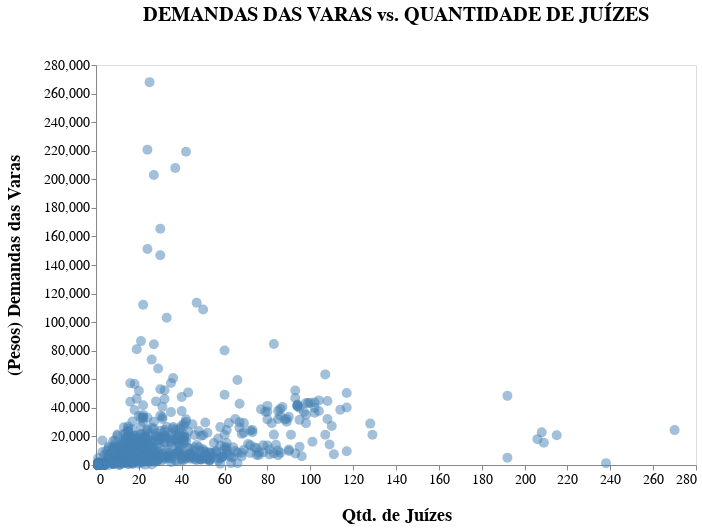

Write notebook code for a chart like this one.
### Code cell
# Gráfico da produtividade das varas vs número de juízes
chart = (
    alt.Chart(df_demanda_vara_x_juize)
    .mark_circle(size=100, opacity=0.5, color="steelblue")
    .encode(
        x=alt.X("Qtd Juizes Antes", title="Qtd. de Juízes",
                axis=alt.Axis(grid=False, titleFontSize=18, titlePadding=20, labelFontSize=14)), 
        y=alt.Y("Demanda", title="(Pesos) Demandas das Varas", 
                axis=alt.Axis(grid=False, titleFontSize=18, titlePadding=20, labelFontSize=14)),
        tooltip=["Qtd Juizes Antes", "Demanda", "Vara"]
    ).properties(
        width=600,
        height=400,
        title={
            "text": "DEMANDAS DAS VARAS vs. QUANTIDADE DE JUÍZES",
            "subtitle": [" "],
            #"anchor": "start", # alinhar à esquerda
            "fontSize": 20,
            "subtitleFontSize": 14,
            "subtitlePadding": 15
        }
    )
)
#chart.save("../../img/grafico.html")
chart

### Figure 1 — Vega-Lite specification as saved in the notebook (floating-point values rounded to 4 significant figures; data arrays with more than 128 entries replaced by an {"elided": "..."} marker saying what was removed)
{"config": {"view": {"continuousWidth": 300, "continuousHeight": 300}}, "data": {"name": "data-a502f58b135c0d317c5567f1a300b585"}, "mark": {"type": "circle", "color": "steelblue", "opacity": 0.5, "size": 100}, "encoding": {"tooltip": [{"field": "Qtd Juizes Antes", "type": "quantitative"}, {"field": "Demanda", "type": "quantitative"}, {"field": "Vara", "type": "nominal"}], "x": {"axis": {"grid": false, "labelFontSize": 14, "titleFontSize": 18, "titlePadding": 20}, "field": "Qtd Juizes Antes", "title": "Qtd. de Juízes", "type": "quantitative"}, "y": {"axis": {"grid": false, "labelFontSize": 14, "titleFontSize": 18, "titlePadding": 20}, "field": "Demanda", "title": "(Pesos) Demandas das Varas", "type": "quantitative"}}, "height": 400, "title": {"text": "DEMANDAS DAS VARAS vs. QUANTIDADE DE JUÍZES", "subtitle": [" "], "fontSize": 20, "subtitleFontSize": 14, "subtitlePadding": 15}, "width": 600, "$schema": "https://vega.github.io/schema/vega-lite/v5.20.1.json", "datasets": {"data-a502f58b135c0d317c5567f1a300b585": {"elided": "850 records"}}}
